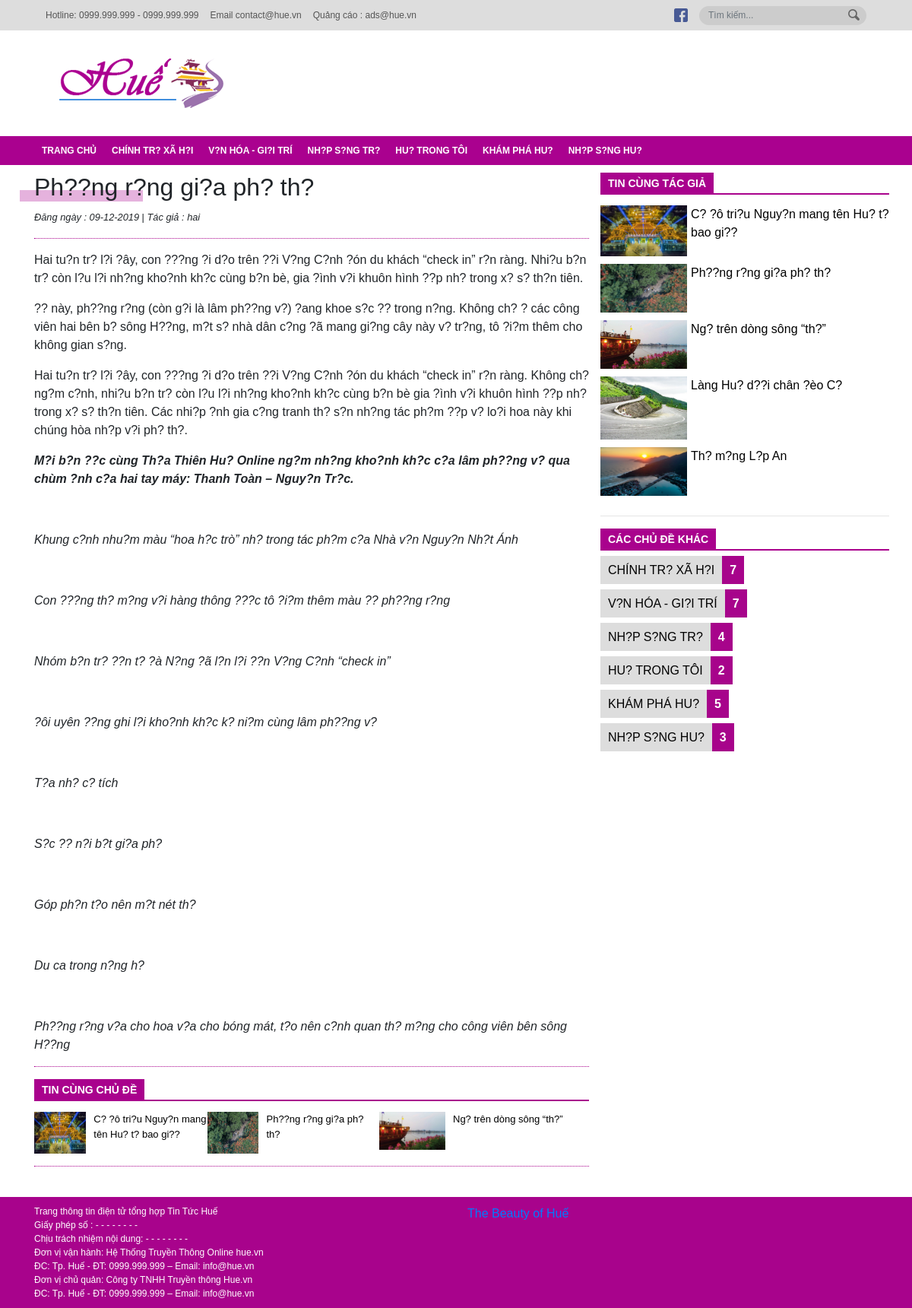
/chitiet.php?slug-bai-viet=phuong-rung-giua-pho-thi, run on the app's committed database.
### tables this page shows
CREATE TABLE `category` (
  `id` int(11) NOT NULL,
  `name` varchar(255) NOT NULL,
  `slug` varchar(255) NOT NULL
);

CREATE TABLE `post` (
  `id` int(11) NOT NULL,
  `title` varchar(255) NOT NULL,
  `slug` varchar(255) NOT NULL,
  `thumbnail` varchar(255) NOT NULL,
  `content` text NOT NULL,
  `author` varchar(255) NOT NULL,
  `timesend` varchar(255) NOT NULL,
  `category` varchar(255) NOT NULL,
  `tag` text NOT NULL,
  `isHide` bit(1) NOT NULL DEFAULT b'0'
);

CREATE TABLE `user` (
  `id` int(11) NOT NULL,
  `username` varchar(255) NOT NULL,
  `email` varchar(255) NOT NULL,
  `pw` varchar(255) NOT NULL,
  `fullname` varchar(255) NOT NULL,
  `fb` varchar(255) NOT NULL,
  `role` int(11) NOT NULL DEFAULT 0
);

### admin/model/entity/post.php (called while the page is built, shortened)
<?php
	class Post{
		function __construct($id,$title,$slug,$thumbnail,$content,$author,$timesend,$category,$tag,$isHide)
		{
			$this->title = $title;
			$this->slug = $slug;
			$this->thumbnail = $thumbnail;
			$this->content = $content;
			$this->author=$author;
			$this->timesend=$timesend;
		}
		static function getAllPost(){
			$connect = new mysqli("localhost","root","","hue-cms");
			$connect->set_charset("utf8");
			$query = "SELECT post.id,title,slug,thumbnail,content,user.fullname,timesend,category,tag,isHide FROM post JOIN user ON post.author = user.username WHERE isHide = 0 ORDER BY id DESC";
			$result = $connect->query($query);
			$rs = array();
			if ($result->num_rows > 0) {
				while ($rows = $result->fetch_assoc()) {
					array_push($rs,new Post(
	                    $rows["id"],
						$rows["title"],
						$rows["slug"],
	                    $rows["thumbnail"],
	                    $rows["content"],
						$rows["fullname"],
						$rows["timesend"],
						$rows["category"],
						$rows["tag"],
						$rows["isHide"]
	                ));
				}
	        }
			return $rs;
		}
		static function getChitietOfPost($slug){
			$connect = new mysqli("localhost","root","","hue-cms");
			$connect->set_charset("utf8");
			$query = "SELECT post.id,title,slug,thumbnail,content,user.username,timesend,category,tag,isHide FROM post JOIN user ON post.author = user.username WHERE isHide = 0 AND slug = '{$slug}'";
			$result = $connect->query($query);
			$rs = array();
			if ($result->num_rows > 0) {
				while ($rows = $result->fetch_assoc()) {
					array_push($rs,new Post(
	                    $rows["id"],
						$rows["title"],
						$rows["slug"],
	                    $rows["thumbnail"],
	                    $rows["content"],
						$rows["username"],
						$rows["timesend"],
						$rows["category"],
						$rows["tag"],
						$rows["isHide"]
	                ));
				}
	        }
			return $rs;
		}
		static function getPostByCategoryChitiet($category)
		{
			$connect = new mysqli("localhost","root","","hue-cms");
			$connect->set_charset("utf8");
			$query = "SELECT post.id,title,slug,thumbnail,content,user.fullname,timesend,category,tag,isHide FROM post JOIN user ON post.author = user.username WHERE isHide = 0 and category = '{$category}' ORDER BY id DESC LIMIT 0,3";
			$result = $connect->query($query);
			$rs = array();
			if ($result->num_rows > 0) {
				while ($rows = $result->fetch_assoc()) {
					array_push($rs,new Post(
	                    $rows["id"],
						$rows["title"],
						$rows["slug"],
	                    $rows["thumbnail"],
	                    $rows["content"],
						$rows["fullname"],
						$rows["timesend"],
						$rows["category"],
						$rows["tag"],
						$rows["isHide"]
	                ));
				}
	        }
			return $rs;
		}
		static function getPostByAuthor($author)
		{
			$connect = new mysqli("localhost","root","","hue-cms");
			$connect->set_charset("utf8");
			$query = "SELECT post.id,title,slug,thumbnail,content,user.fullname,timesend,category,tag,isHide FROM post JOIN user ON post.author = user.username WHERE isHide = 0 and author = '{$author}' ORDER BY id DESC LIMIT 0,5";
			$result = $connect->query($query);
			$rs = array();
			if ($result->num_rows > 0) {
				while ($rows = $result->fetch_assoc()) {
					array_push($rs,new Post(
	                    $rows["id"],
						$rows["title"],
						$rows["slug"],
	                    $rows["thumbnail"],
	                    $rows["content"],
						$rows["fullname"],
						$rows["timesend"],
						$rows["category"],
						$rows["tag"],
						$rows["isHide"]
	                ));
				}
	        }
			return $rs;
		}
	}
?>

### admin/model/entity/category.php (called while the page is built, shortened)
<?php
	class Category{
		function __construct($id, $slug,$name)
		{
			$this->slug = $slug;
			$this->name = $name;
		}
		static function getAllCategory(){
			$connect = new mysqli("localhost","root","","hue-cms");
			$connect->set_charset("utf8");
			$query = "SELECT * FROM category";
			$result = $connect->query($query);
			$rs = array();
			if ($result) {
				while ($rows = $result->fetch_assoc()) {
					array_push($rs,new Category(
						$rows["id"],
						$rows["slug"],
	                    $rows["name"]
	                ));
				}
			}
        	return $rs;
		}
		static function countPostInCate($slug_cate){
			$connect = new mysqli("localhost","root","","hue-cms");
			$connect->set_charset("utf8");
			$query = "SELECT * FROM post WHERE category = '{$slug_cate}'";
			$result = $connect->query($query);
			$i = 0;
			if ($result) {
				while ($rows = $result->fetch_assoc()) {
					$i++;
				}
			}
        	return $i;
		}
	}
?>

### chitiet.php (the view, shortened to what this page needs)
<?php include_once('header.php');
?>
	<main>
		<div class="container">
			<div class="row">
				<div class="col col-8">
					<div class="bai-viet">
						<div class="tieu-de-bai-viet">
							<h2><?php echo $chitiet[0]->title?></h2>
							<div class="make-color"></div>
						</div>
						<div class="thoigian-tacgia">
							<small><i>Đăng ngày : <?php echo $chitiet[0]->timesend?></i> | </small>
							<small><i>Tác giả : <?php echo $chitiet[0]->author?></i></small>
						</div>
						<hr class="line">
						<p class="noidungtin"><?php echo $chitiet[0]->content?></p>
					</div>
					<hr class="line">
					<?php
						$tincungchude = Post::getPostByCategoryChitiet($chitiet[0]->category);
					?>
					<div class="tin-lien-quan">
						<div class="menu-tin-moi">
							<a href="#">tin cùng chủ đề</a>
						</div>
						<div class="row list-tin-lien-quan">
							<ul>
								<?php
									foreach($tincungchude as $key => $value){
										echo "<li class='min-post-detail'>";
										echo "<a href='chitiet.php?slug-bai-viet=".$value->slug."'><img src='admin/".$value->thumbnail."'>";
										echo "<p>".$value->title."</p>";
										echo "</a></li>";
									}
								?>
							</ul>
						</div>
					</div>
					<hr class="line">
					<br>
				</div>
				<div class="col col-4 mini-post">
					<div class="menu-tin-moi">
						<a href="#">tin cùng tác giả</a>
					</div>
					<ul>
					<?php
						$postAuth = Post::getPostByAuthor($chitiet[0]->author);
						foreach($postAuth as $key => $value){
					?>
						<li class="min-post-detail">
							<a href="chitiet.php?slug-bai-viet=<?php echo $value->slug?>"><img src="admin/<?php echo $value->thumbnail?>">
								<p><?php echo $value->title?>
								</p>
							</a>
						</li>
						<?php }?>
					</ul>
					<hr>
					<div class="thong-ke-bai-viet">
						<div class="menu-tin-moi">
							<a href="#">các chủ đề khác</a>
						</div>
						<ul>
						<?php
							include_once('admin/model/entity/category.php');
							$post= Category::getAllCategory();
							foreach($post as $key => $value){
								echo "<li>";
								echo "<a href='category.php?slug-bai-viet=".$value->slug."' class='name-cate'>".$value->name."</a>";
								echo "<span class='count-post'>".Category::countPostInCate($value->slug)."</span>";
								echo "</li>";
							}
						?>
						</ul>
					</div>
				</div>
			</div>
		</div>
	</main>
	<footer>
		<div class="wrapper">
			<div class="container">
				<div class="row">
				<div class="col col-6 detail-footer">
					<p>Trang thông tin điện tử tổng hợp Tin Tức Huế</p>
					<p>Giấy phép số : - - - - - - - - </p>
					<p>Chịu trách nhiệm nội dung: - - - - - - -  -</p>
					<p>Đơn vị vận hành: Hệ Thống Truyền Thông Online hue.vn</p>
					<p>ĐC: Tp. Huế - ĐT: 0999.999.999 – Email: info@hue.vn</p>
					<p>Đơn vị chủ quản: Công ty TNHH Truyền thông Hue.vn</p>
					<p>ĐC: Tp. Huế - ĐT: 0999.999.999 – Email: info@hue.vn</p>
				</div>
				<div class="col col-6 fanpage">
					<div class="fb-page" data-href="https://www.facebook.com/Thebeautyofhue/" data-tabs="timeline" data-width="500" data-height="130" data-small-header="false" data-adapt-container-width="true" data-hide-cover="false" data-show-facepile="false"><blockquote cite="https://www.facebook.com/Thebeautyofhue/" class="fb-xfbml-parse-ignore"><a href="https://www.facebook.com/Thebeautyofhue/">The Beauty of Huế</a></blockquote></div>
				</div>
			</div>
			</div>
		</div>
	</footer>
</body>
</html>

### header.php (shortened to what this page needs)
<?php
    include_once('admin/model/entity/category.php');
	$category = Category::getAllCategory();
	include_once('admin/model/entity/post.php');
	$allpost = Post::getAllPost();
	include_once('admin/model/entity/post.php');
	if(isset($_GET['slug-bai-viet'])){
		$chitiet = Post::getChitietOfPost($_GET['slug-bai-viet']);
	}
?>
<!DOCTYPE html>
<html lang="en">
<head>
	<link rel="stylesheet" href="https://maxcdn.bootstrapcdn.com/bootstrap/4.0.0/css/bootstrap.min.css">
	<link rel="stylesheet" type="text/css" href="style.css">
	<link rel="stylesheet" type="text/css" href="responsive.css">
</head>
<body>
	<header>
		<div class="top-bar">
			<div class="container">
				<div class="row row-nmg justify-content-between align-items-center">
					<div class="box-1">
						<ul>
							<li>Hotline: 0999.999.999 - 0999.999.999</li>
							<li>Email contact@hue.vn</li>
							<li>Quảng cáo : ads@hue.vn</li>
						</ul>
					</div>
					<div class="box-2">
						<ul>
							<li>
								<a href="#">
									<img src="img/facebook_ic.png">
								</a>
							</li>
							<li>
								<form method="POST" class="search-form" action="#">
									<div class="search form-group">
										<input type="text" name="search" id="search_box" class="form-control" placeholder="Tìm kiếm...">
									</div>
									<button type="submit" class="btn btn-search">
										<img src="img/Search.png">
									</button>
								</form>
							</li>
						</ul>
					</div>
				</div>
			</div>
		</div>
		<div id="menu_mobile" class="content" style="display: block;">
	        <div class="container">
	            <div class="row row-nmg justify-content-between align-items-center">
	                <a href="index.php" class="logo">
	                	<img src="img/logo-header.png" alt="hue.vn"></a>
	                </div>
	            </div>
	        </div>
		<div class="nav-header">
			<div class="container">
				<ul class="main">
					<li><a href="index.php">trang chủ</a></li>
                    <?php
                        foreach($category as $key => $value){
                            echo "<li><a href='category.php?name-cate=".$value->slug."'>".$value->name."</a></li>";
                        }
                    ?>
				</ul>
			</div>
		</div>
	</header>

### style.css (style rules this page uses)
body { font-family: Arial, sans-serif; }
a { cursor: pointer; text-decoration: none; }
header .top-bar { height: 40px; background-color: #ddd; }
header ul { margin-bottom: 0; padding-left: 0; }
header ul li { list-style-type: none; }
header .top-bar ul, header .top-bar .box-2 { display: flex; flex-direction: row; flex-wrap: nowrap; }
header .top-bar ul li { color: #555; font-size: 12px; margin-right: 15px; margin-top: auto; margin-bottom: auto; }
header .top-bar form, header nav.nav-header form, header .top-bar form, header nav.nav-header-search form { position: relative; }
header .top-bar form .search, header nav.nav-header form .search, header .top-bar form .search, header nav.nav-header-search form .search { margin-bottom: 0; }
header .top-bar form .search input, header nav.nav-header-search form .search input { border-radius: unset; }
header .top-bar form .search input, header nav.nav-header form .search input, header .top-bar form .search input, header nav.nav-header-search form .search input { height: 25px; color: #555; font-size: 12px; border-radius: 25px; border: none; background-color: #ccc; width: 220px; }
header .top-bar form button.btn-search, header nav.nav-header-search form button.btn-search { position: absolute; right: 8px; top: 43%; transform: translateY(-50%); background-color: transparent; padding: 0; }
header .content .logo { padding: 2rem 0.5rem 2rem 0; }
header .nav-header, header .nav-header-search { background-color: #aa018f; }
header ul.main { display: flex; flex-direction: row; align-items: center; height: 38px; }
header .nav-header ul.main > li, header .nav-header ul.main > li > a, header .nav-header-search ul.main > li, header .nav-header-search ul.main > li > a { color: white; align-items: center; transition: 0.2s; display: flex; }
header ul.main > li > a { text-decoration: none; text-transform: uppercase; font-weight: 700; font-size: 12px; padding: 10px; height: 100%; position: relative; }
header ul.main > li a:after { content: ""; position: absolute; bottom: 31px; left: 37%; border-top: 7px solid white; border-right: 7px solid transparent; border-left: 7px solid transparent; opacity: 0; }
.container, .container > .row { height: 100%; }
.row { height: 100%; }
.row.list-tin-lien-quan ul { font-size: 13px; padding-left: 15px; margin: 0; }
.row.list-tin-lien-quan p { padding-left: 10px; }
.list-tin-lien-quan ul li { list-style: none; }
.row-nmg { margin-left: 0; margin-right: 0; }
main { padding-top: 10px; }
.menu-tin-moi a { text-decoration: none; display: block; background: #a9028d; color: #fff; padding: 4px 10px; float: left; position: relative; z-index: 0; text-transform: uppercase; font-size: 14px; font-weight: bold; }
.menu-tin-moi { border-bottom: 2px solid #a9028d; display: block; height: 29px; overflow: hidden; margin-bottom: 14px; }
.mini-post { padding: 0; }
.min-post-detail img { width: 30%; height: auto; }
.mini-post ul { padding: 0; }
.mini-post ul li { padding-bottom: 10px; list-style: none; }
.mini-post ul li p { padding-left: 5px; }
.min-post-detail a { color: black; text-decoration: none; display: flex; }
hr.line { border-top: 1px dotted #a9028d; }
.wrapper { background-color: #a8038c; }
.fanpage { margin-top: 10px; }
.detail-footer { padding-top: 10px; padding-bottom: 10px; font-size: 12px; color: white; }
.detail-footer p { margin: 0; }
.list-tin-lien-quan ul { display: flex; }
.tieu-de-bai-viet { position: relative; }
.make-color { position: absolute; background-color: #aa018e; width: 162px; height: 15px; bottom: 0; left: -19px; opacity: 0.3; z-index: -1; }
.thong-ke-bai-viet ul li { margin-bottom: 10px; }
.thong-ke-bai-viet ul li a { text-decoration: none; text-transform: uppercase; }
.name-cate { background-color: #dddddd; color: black; padding: 10px; }
.count-post { background-color: #a7048b; padding: 10px; color: white; font-weight: bold; }

### data on the page
category: name "CHÍNH TR? XÃ H?I", slug "7"
category: name "V?N HÓA - GI?I TRÍ", slug "7"
category: name "NH?P S?NG TR?", slug "4"
category: name "HU? TRONG TÔI", slug "2"
category: name "KHÁM PHÁ HU?", slug "5"
category: name "NH?P S?NG HU?", slug "3"
post: title "Ph??ng r?ng gi?a ph? th?", timesend "09-12-2019", user.username "hai", content "Hai tu?n tr? l?i ?ây, con ???ng ?i d?o trên ??i V?ng C?nh ?ón du khách “check in” r?n ràng. Nhi?u b?n tr? còn l?u l?i nh?ng kho?nh kh?c cùng b?n bè, gia ?ình v?i khuôn hình ??p nh? trong x? s? th?n tiên. ?? này, ph??ng r?ng (còn g?i là lâm ph??ng v?) ?ang khoe s?c ?? trong n?ng. Không ch? ? các công viên hai bên b? sông H??ng, m?t s? nhà dân c?ng ?ã mang gi?ng cây này v? tr?ng, tô ?i?m thêm cho không gian s?ng. Hai tu?n tr? l?i ?ây, con ???ng ?i d?o trên ??i V?ng C?nh ?ón du khách “check in” r?n ràng. Không ch? ng?m c?nh, nhi?u b?n tr? còn l?u l?i nh?ng kho?nh kh?c cùng b?n bè gia ?ình v?i khuôn hình ??p nh? trong x? s? th?n tiên. Các nhi?p ?nh gia c?ng tranh th? s?n nh?ng tác ph?m ??p v?…"

### other printed values
$value->title "C? ?ô tri?u Nguy?n mang tên Hu? t? bao gi??"
$value->title "Ph??ng r?ng gi?a ph? th?"
$value->title "Ng? trên dòng sông “th?”"
$value->title "Làng Hu? d??i chân ?èo C?"
$value->title "Th? m?ng L?p An"
